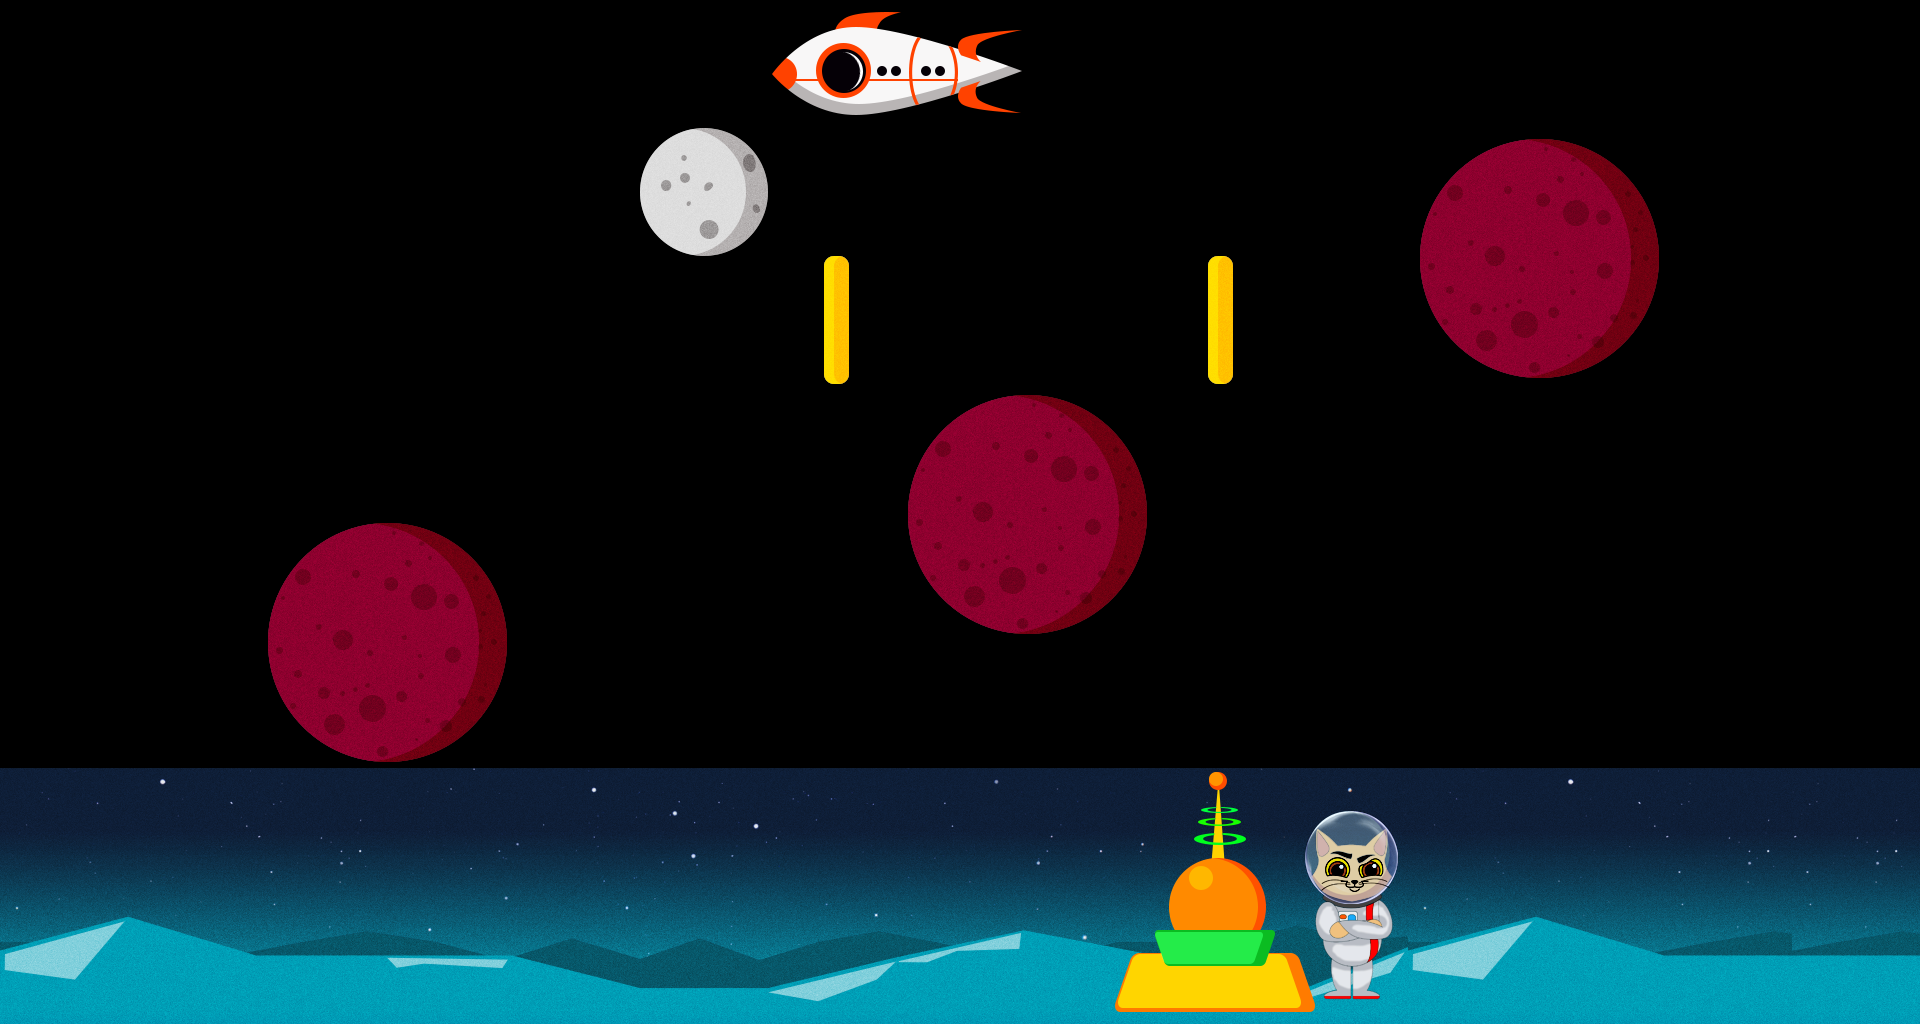

Rendered tile map (Tiled .tmx) drawn with the repository's tilesets; below, a short description and the full map source, tile grids included:
An orthogonal 15x8 tile map with 128x128 px tiles, 3 tile layers (BackgroudLayer, PlayerLayer, GameLayer), 2 tilesets.

<map version="1.0" tiledversion="1.1.0" orientation="orthogonal" renderorder="right-down" width="15" height="8" tilewidth="128" tileheight="128" infinite="0" nextobjectid="1">
 <tileset firstgid="1" source="tiles.tsx" />
 <tileset firstgid="65" source="template_assets_v1.tsx" />
 <layer name="BackgroudLayer" width="15" height="8">
  <data encoding="csv">
0,0,0,0,0,0,0,0,0,0,0,0,0,0,0,
0,0,0,0,0,0,0,0,0,0,0,0,0,0,0,
0,0,0,0,0,0,0,0,0,0,0,0,0,0,0,
0,0,0,0,0,0,0,0,0,0,0,0,0,0,0,
0,0,0,0,0,0,0,0,0,0,0,0,0,0,0,
0,0,0,0,0,0,0,0,0,0,0,0,0,0,0,
158,159,160,161,162,163,164,165,166,167,168,158,159,160,160,
173,174,175,176,177,178,179,180,181,182,183,173,174,175,175
</data>
 </layer>
 <layer name="PlayerLayer" width="15" height="8">
  <data encoding="csv">
0,0,0,0,0,0,0,0,0,0,0,0,0,0,0,
0,0,0,0,0,0,0,0,0,0,0,0,0,0,0,
0,0,0,0,0,0,0,0,0,0,0,0,0,0,0,
0,0,0,0,0,0,0,0,0,0,0,0,0,0,0,
0,0,0,0,0,0,0,0,0,0,0,0,0,0,0,
0,0,0,0,0,0,0,0,0,0,0,0,0,0,0,
0,0,0,0,0,0,0,0,0,0,138,0,0,0,0,
0,0,0,0,0,0,0,0,0,0,153,0,0,0,0
</data>
 </layer>
 <layer name="GameLayer" width="15" height="8">
  <data encoding="csv">
0,0,0,0,0,0,92,93,0,0,0,0,0,0,0,
0,0,0,0,0,117,82,0,0,0,0,113,114,0,0,
0,0,0,0,0,0,119,0,0,119,0,128,129,0,100,
0,0,0,0,0,0,0,113,114,0,0,0,0,0,0,
0,0,113,114,0,0,0,128,129,0,0,0,0,0,100,
0,0,128,129,0,0,0,100,0,0,0,0,0,0,0,
0,0,0,0,0,0,0,91,89,90,91,0,0,0,0,
0,0,0,0,0,0,0,0,104,105,106,0,0,0,0
</data>
 </layer>
</map>
